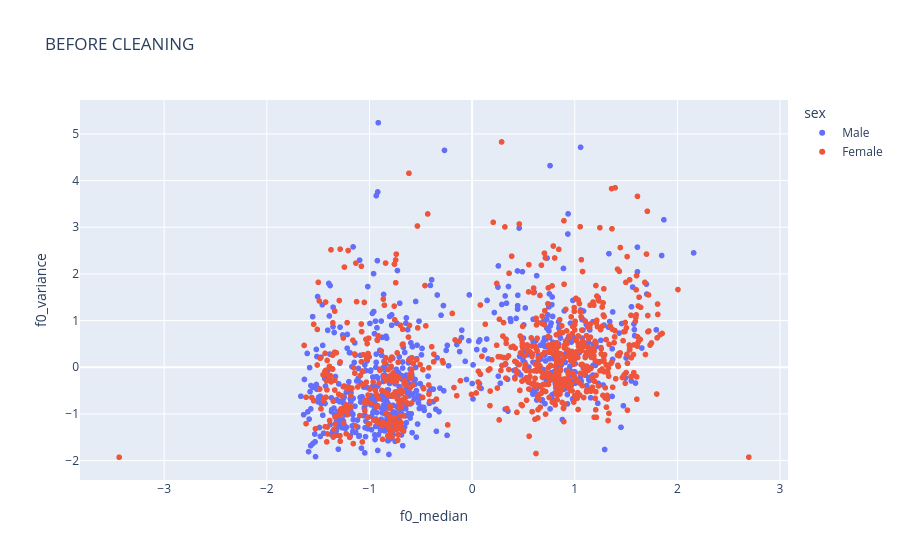
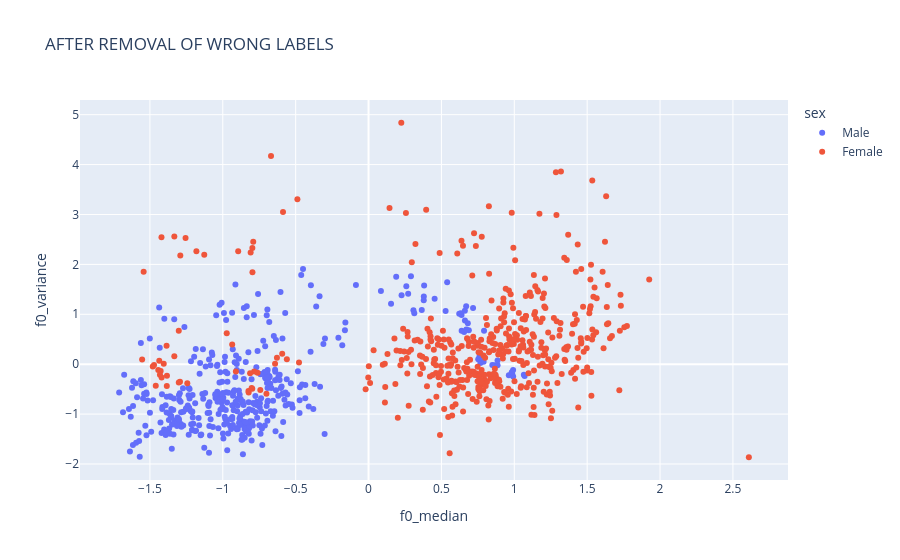

These figures' notebook cell, in order:
### Code cell
import numpy as np
import pandas as pd
import plotly.express as px
from sklearn.preprocessing import StandardScaler
from sklearn.neighbors import NearestNeighbors

# ============================================================
# 1. ЗАГРУЗКА И СЛИЯНИЕ ПО HASH
# ============================================================

features_df = pd.read_csv("/home/user/papkamusik/action_folder/features_1000.csv")
info_df = pd.read_csv("/home/user/papkamusik/action_folder/alone/hash_sex_age.csv")

# Объединяем по hash (внутреннее слияние — оставляем только те записи, где hash есть в обоих файлах)
df = pd.merge(features_df, info_df, on="hash", how="inner")

print(f"После слияния: {len(df)} строк")

# ============================================================
# 2. УДАЛЕНИЕ СТРОК С ПРОПУСКАМИ (NaN) В ВАЖНЫХ КОЛОНКАХ
# ============================================================

required_cols = ["f0_median", "f0_variance", "sex", "hash"]
df = df.dropna(subset=required_cols).copy()

# Оставляем только корректные значения пола (Male/Female)
df = df[df["sex"].isin(["Male", "Female"])].copy()

print(f"После удаления NaN и невалидного пола: {len(df)} строк")

# ============================================================
# 3. ПОДГОТОВКА ДАННЫХ ДЛЯ KNN
# ============================================================

features = ["f0_median", "f0_variance"]
X = StandardScaler().fit_transform(df[features])
y_true = df["sex"].values
hash_ids = df["hash"].values

# ============================================================
# 4. KNN (k=28)
# ============================================================
k = 28

if len(df) < k + 1:
    raise ValueError(f"Выборка слишком мала: {len(df)} строк, нужно хотя бы {k+1}")

knn = NearestNeighbors(n_neighbors=k+1)
knn.fit(X)
distances, indices = knn.kneighbors(X)

# Предсказываем метку для каждой точки голосованием её k соседей
pred_labels = []
for i in range(len(X)):
    neighbor_labels = y_true[indices[i][1:]]   # исключаем саму точку
    pred_label = pd.Series(neighbor_labels).mode()[0]
    pred_labels.append(pred_label)
pred_labels = np.array(pred_labels)

# ============================================================
# 5. ВЫЯВЛЕНИЕ ОШИБОЧНО РАЗМЕЧЕННЫХ (KNN не совпадает с истинным полом)
# ============================================================
mask_wrong = pred_labels != y_true

# Информация об удаляемых точках (для топ-100)
removed_info = []
for i in np.where(mask_wrong)[0]:
    removed_info.append({
        "hash": hash_ids[i],
        "true_sex": y_true[i],
        "pred_sex": pred_labels[i],
        "dist_to_kth_neighbor": distances[i, -1]   # расстояние до самого дальнего соседа
    })
removed_df = pd.DataFrame(removed_info)

# ============================================================
# 6. ТОП-100 УДАЛЁННЫХ (по убыванию расстояния)
# ============================================================
if len(removed_df) > 0:
    top100 = removed_df.sort_values("dist_to_kth_neighbor", ascending=False).head(100)
    print("\n=== TOP 100 REMOVED (sorted by distance to k-th neighbor) ===")
    print(top100[["hash", "true_sex", "pred_sex", "dist_to_kth_neighbor"]])
    top100.to_csv("top100_removed.csv", index=False)
else:
    print("Нет удаляемых записей.")

# Сохраняем полный список удалённых hash в текстовый файл
removed_hashes = df.loc[mask_wrong, "hash"]
with open("removed_wrong_labels.txt", "w") as f:
    for h in removed_hashes:
        f.write(str(h) + "\n")

# ============================================================
# 7. УДАЛЯЕМ НЕПРАВИЛЬНЫЕ ЗАПИСИ И СОХРАНЯЕМ ОЧИЩЕННЫЙ ДАТАФРЕЙМ
# ============================================================
df_clean = df.loc[~mask_wrong].copy()

print(f"\nOriginal: {len(df)}")
print(f"Removed : {mask_wrong.sum()}")
print(f"Cleaned : {len(df_clean)}")

# ============================================================
# 8. ВИЗУАЛИЗАЦИЯ ДО ОЧИСТКИ
# ============================================================
tmp = pd.DataFrame(X, columns=features)
tmp["sex"] = y_true

fig1 = px.scatter(
    tmp,
    x="f0_median",
    y="f0_variance",
    color="sex",
    title="BEFORE CLEANING",
    hover_data={"hash": hash_ids}
)
fig1.show()

# ============================================================
# 9. ВИЗУАЛИЗАЦИЯ ПОСЛЕ ОЧИСТКИ
# ============================================================
if len(df_clean) > 0:
    X2 = StandardScaler().fit_transform(df_clean[features])
    tmp2 = pd.DataFrame(X2, columns=features)
    tmp2["sex"] = df_clean["sex"].values
    fig2 = px.scatter(
        tmp2,
        x="f0_median",
        y="f0_variance",
        color="sex",
        title="AFTER REMOVAL OF WRONG LABELS"
    )
    fig2.show()
else:
    print("После очистки нет данных для визуализации.")

### Figure 1 — Plotly figure (JSON) as saved in the notebook; plotly's stock layout.template omitted (floating-point values rounded to 4 significant figures; data arrays with more than 128 entries replaced by an {"elided": "..."} marker saying what was removed)
{"data": [{"customdata": {"elided": "714x1 str values"}, "hovertemplate": "sex=Male<br>f0_median=%{x}<br>f0_variance=%{y}<br>hash=%{customdata[0]}<extra></extra>", "legendgroup": "Male", "marker": {"color": "#636efa", "symbol": "circle"}, "mode": "markers", "name": "Male", "showlegend": true, "type": "scattergl", "x": {"elided": "714 float values"}, "xaxis": "x", "y": {"elided": "714 float values"}, "yaxis": "y"}, {"customdata": {"elided": "738x1 str values"}, "hovertemplate": "sex=Female<br>f0_median=%{x}<br>f0_variance=%{y}<br>hash=%{customdata[0]}<extra></extra>", "legendgroup": "Female", "marker": {"color": "#EF553B", "symbol": "circle"}, "mode": "markers", "name": "Female", "showlegend": true, "type": "scattergl", "x": {"elided": "738 float values"}, "xaxis": "x", "y": {"elided": "738 float values"}, "yaxis": "y"}], "layout": {"legend": {"title": {"text": "sex"}, "tracegroupgap": 0}, "title": {"text": "BEFORE CLEANING"}, "xaxis": {"anchor": "y", "domain": [0, 1], "title": {"text": "f0_median"}}, "yaxis": {"anchor": "x", "domain": [0, 1], "title": {"text": "f0_variance"}}}}

### Figure 2 — Plotly figure (JSON) as saved in the notebook; plotly's stock layout.template omitted (floating-point values rounded to 4 significant figures; data arrays with more than 128 entries replaced by an {"elided": "..."} marker saying what was removed)
{"data": [{"hovertemplate": "sex=Male<br>f0_median=%{x}<br>f0_variance=%{y}<extra></extra>", "legendgroup": "Male", "marker": {"color": "#636efa", "symbol": "circle"}, "mode": "markers", "name": "Male", "orientation": "v", "showlegend": true, "type": "scatter", "x": {"elided": "410 float values"}, "xaxis": "x", "y": {"elided": "410 float values"}, "yaxis": "y"}, {"hovertemplate": "sex=Female<br>f0_median=%{x}<br>f0_variance=%{y}<extra></extra>", "legendgroup": "Female", "marker": {"color": "#EF553B", "symbol": "circle"}, "mode": "markers", "name": "Female", "orientation": "v", "showlegend": true, "type": "scatter", "x": {"elided": "469 float values"}, "xaxis": "x", "y": {"elided": "469 float values"}, "yaxis": "y"}], "layout": {"legend": {"title": {"text": "sex"}, "tracegroupgap": 0}, "title": {"text": "AFTER REMOVAL OF WRONG LABELS"}, "xaxis": {"anchor": "y", "domain": [0, 1], "title": {"text": "f0_median"}}, "yaxis": {"anchor": "x", "domain": [0, 1], "title": {"text": "f0_variance"}}}}
